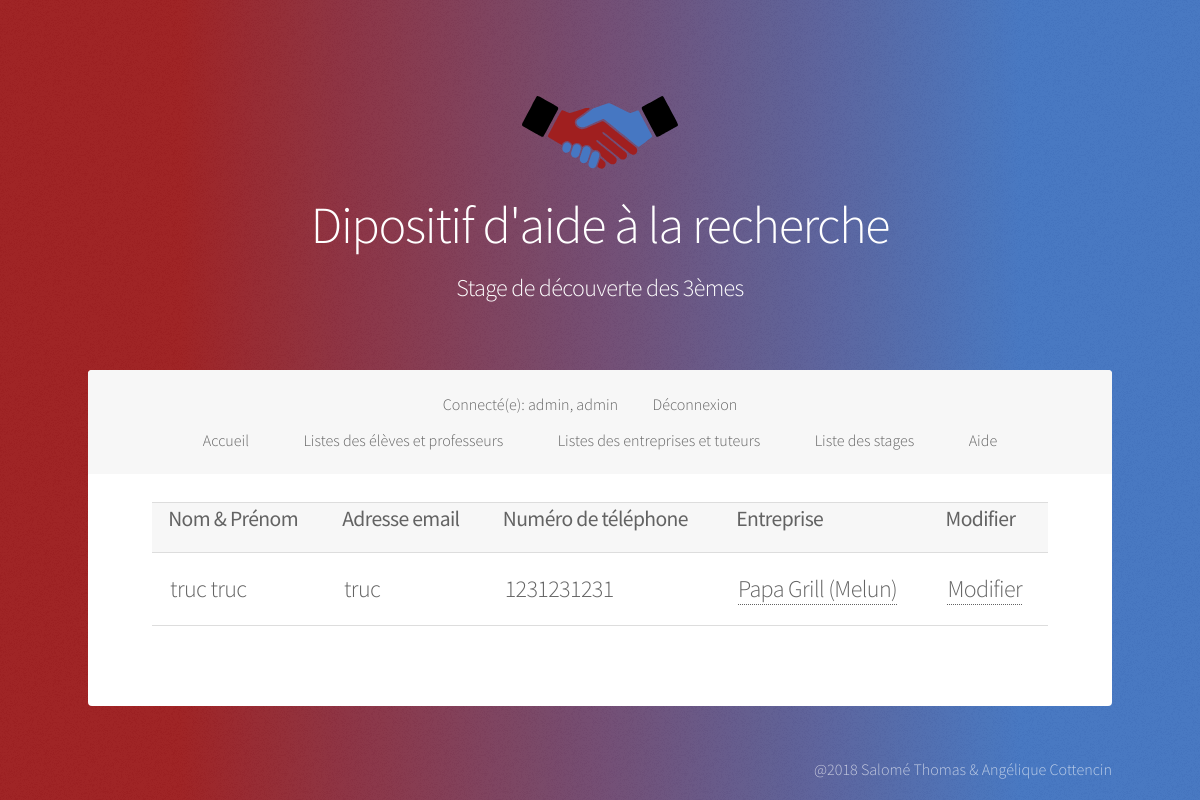
The app's page /Application/Stage/admin/listeTuteurs.php (signed in) with its own data.
### tables this page shows
CREATE TABLE `tuteur` (
  `idTuteur` int(200) NOT NULL,
  `nomTuteur` text,
  `prenomTuteur` text,
  `mailTuteur` text,
  `telTuteur` varchar(20) DEFAULT NULL,
  `idEntreprise` int(11) NOT NULL
);

CREATE TABLE `entreprise` (
  `idEntreprise` int(200) NOT NULL,
  `nomEntreprise` text,
  `villeEntreprise` text,
  `cpEntreprise` int(5) DEFAULT NULL,
  `adresseEntreprise` text,
  `mailEntreprise` text,
  `telEntreprise` varchar(20) DEFAULT NULL,
  `activiteEntreprise` text,
  `active` tinyint(1) DEFAULT '1'
);

### Application/Stage/models/fonctions.php (called while the page is built, shortened)
<?php
require_once('connect-db.php');
function listeTuteurs(){
	global $pdo;
	$req = "SELECT * FROM tuteur ; ";
	$query = $pdo->prepare($req);
	$query->execute();
	return $query->fetchAll();
}
function entreprise_getByID($id) {
	global $pdo;
	$req = "SELECT * FROM entreprise e where e.idEntreprise=:id;";
	$query = $pdo->prepare ( $req );
	$query->bindValue ( ":id", $id, PDO::PARAM_INT );
	$query->execute ();
	return $query->fetch ();
}
function entreprise_getLabel($id) {
	$entreprise = entreprise_getByID ( $id );
	if ($entreprise != null) {
		return $entreprise->nomEntreprise . " (" . $entreprise->villeEntreprise.")";
	} else {
	}
}
?>

### Application/Stage/admin/listeTuteurs.php (the view, shortened to what this page needs)
<?php
if(($_SESSION['role'] == "prof")||($_SESSION['role'] == "admin")){
    ?>
    <!DOCTYPE HTML>
    <html>
    <head>
        <link rel="stylesheet" href="../assets/css/main.css" />
    </head>
    <?php
    require_once('../models/fonctions.php');
    $listeTuteurs= listeTuteurs();
    ?>
    <body>
    <div id="wrapper">
        <header id="header" class="alt">
        <div class="logo"><img src="./../images/logo.svg" alt="" /></div>
        <h1>Dipositif d'aide à la recherche</h1>
    <h2>Stage de découverte des 3èmes</h2>
    </header>
    <nav id="nav">
        <ul>
        <li>
        <?php
        $log = $_SESSION['login'];
        $role = $_SESSION['role'];
        print ("Connecté(e): $log, $role");
        ?>
        </li>
        <li><a href=./../deconnexion.php>Déconnexion</a></li>
    </ul>
    <ul>
    <li><a href=./../home.php>Accueil</a></li>
    <li><a href=listes.php>Listes des élèves et professeurs</a></li>
    <li><a href=listesBis.php>Listes des entreprises et tuteurs</a></li>
    <li><a href=listesStages.php>Liste des stages</a></li>
    <li><a href=./../aide.php>Aide</a></li>
    </ul>
    </nav>
    <div id="main">
        <section id="intro" class="main">
        <h2 Liste des tuteurs </h2>
        <table>
        <tr>
        <th>Nom & Prénom</th>
        <th>Adresse email</th>
    <th>Numéro de téléphone</th>
    <th>Entreprise</th>
    <th>Modifier</th>
    </tr>
    <?php foreach($listeTuteurs as $tuteur){ ?>
    <tr>
    <td><?php echo $tuteur->nomTuteur." ".$tuteur->prenomTuteur?></td>
    <td><?php echo $tuteur->mailTuteur ?></td>
    <td><?php echo $tuteur->telTuteur ?></td>
    <td><a href="detailsEnt.php?ent=<?php echo $tuteur->idEntreprise?>"><?php echo entreprise_getLabel($tuteur->idEntreprise)?></a></td>
    <td><a href="modifTut.php?tut=<?php echo $tuteur->idTuteur ?>">Modifier</a></td>
    </tr>
    <?php } ?>
    </table>
    </section>
    </div>
    <footer id="footer">
        <section>
							@2018 Salomé Thomas & Angélique Cottencin
    </section>
    </footer>
    </div>
    </body>
    </html>
    <?php
}
else
{
    header ('location: ./erreur.php');
}
?>

### records on screen
tuteur: nomTuteur "truc", prenomTuteur "truc", mailTuteur "truc", telTuteur "1231231231", idEntreprise.villeEntreprise "Papa Grill (Melun)"

### other values on screen
$log "admin"
$role "admin"
